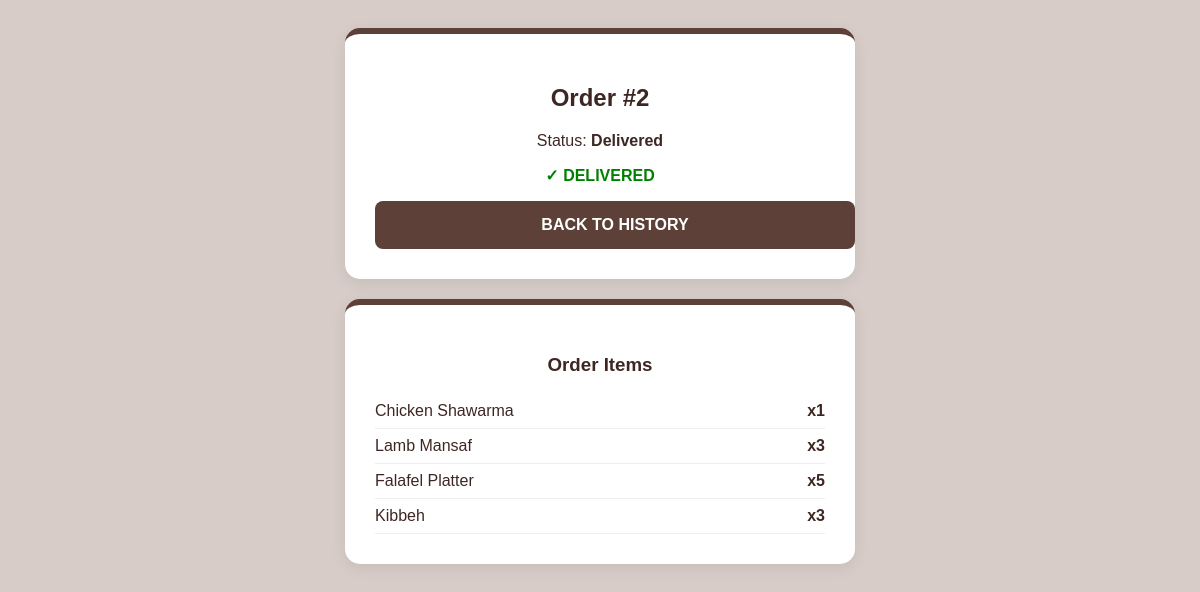
Screenshot of /rider_updatestatus.php?order_id=2 (signed in) with the database file from the repository.
### tables this page shows
CREATE TABLE `orders` (
  `order_id` int(11) NOT NULL,
  `customer_id` int(11) NOT NULL,
  `rider_id` int(11) DEFAULT NULL,
  `order_status` enum('Pending','ReadyForPickup','OutForDelivery','Delivered','Cancelled') DEFAULT 'Pending',
  `address_id` int(11) NOT NULL,
  `order_timestamp` timestamp NOT NULL DEFAULT current_timestamp(),
  `delivery_timestamp` timestamp NULL DEFAULT NULL,
  `rider_code_verified` tinyint(4) DEFAULT 0,
  `customer_code_verified` tinyint(4) DEFAULT 0,
  `customer_verify_code` int(4) DEFAULT NULL,
  `rider_verify_code` int(4) DEFAULT NULL
);

CREATE TABLE `orderitems` (
  `order_item_id` int(11) NOT NULL,
  `order_id` int(11) NOT NULL,
  `dish_id` int(11) NOT NULL,
  `quantity` int(11) NOT NULL,
  `unit_price` decimal(10,2) NOT NULL,
  `discount_applied` decimal(10,2) DEFAULT NULL,
  `line_total` decimal(10,2) NOT NULL
);

CREATE TABLE `dishes` (
  `dish_id` int(11) NOT NULL,
  `dish_name` varchar(150) NOT NULL,
  `price` decimal(10,2) NOT NULL,
  `description` text DEFAULT NULL,
  `image_path` varchar(255) DEFAULT NULL,
  `availability` enum('available','unavailable') DEFAULT 'available'
);

### rider_updatestatus.php (the view, shortened to what this page needs)
<?php
include 'db.php';
$order_id = (int)$_GET['order_id'];
$order_res = $conn->query("SELECT * FROM Orders WHERE order_id = $order_id");
$order = $order_res->fetch_assoc();
$items_res = $conn->query("SELECT oi.quantity, d.dish_name FROM OrderItems oi JOIN Dishes d ON oi.dish_id = d.dish_id WHERE oi.order_id = $order_id");
?>
<!DOCTYPE html>
<html lang="en">
<head>
</head>
<body>
    <div class="card">
        <h2>Order #<?= $order_id ?></h2>
        <p>Status: <strong><?= $order['order_status'] ?></strong></p>
        <?php if ($order['order_status'] !== 'Delivered'): ?>
            <div class="code-display">
                <div style="font-size: 0.7rem; color: #8D6E63;">YOUR RIDER CODE</div>
                <div class="code-num"><?= $order['rider_verify_code'] ?></div>
            </div>
            <form method="POST">
                <div class="input-group">
                    <label>Confirm Your Rider Code</label>
                    <input type="text" name="rider_code_input" maxlength="4" required>
                </div>
                <div class="input-group">
                    <label>Enter Customer's Code</label>
                    <input type="text" name="customer_code_input" maxlength="4" required>
                </div>
                <button type="submit" name="submit_handshake" class="btn-submit">Complete Delivery</button>
            </form>
        <?php else: ?>
            <p style="color: green; font-weight: bold;">✓ DELIVERED</p>
            <a href="rider_deliverystatus.php" class="btn-submit" style="text-decoration:none; display:block;">Back to History</a>
        <?php endif; ?>
    </div>
    <div class="card">
        <h3>Order Items</h3>
        <?php while($item = $items_res->fetch_assoc()): ?>
            <div class="item-row">
                <span><?= htmlspecialchars($item['dish_name']) ?></span>
                <strong>x<?= $item['quantity'] ?></strong>
            </div>
        <?php endwhile; ?>
    </div>
</body>
</html>

### rider_updatestatus.php (style rules this page uses)
body { padding: 20px; font-family: 'Poppins', sans-serif; background-color: #D7CCC8; color: #3E2723; display: flex; flex-direction: column; align-items: center; }
.card { background: #fff; border-radius: 15px; padding: 30px; margin-bottom: 20px; box-shadow: 0 4px 15px rgba(0,0,0,0.08); text-align: center; width: 100%; max-width: 450px; border-top: 6px solid #5D4037; }
.btn-submit { background-color: #5D4037; color: white; border: none; padding: 15px; width: 100%; border-radius: 8px; font-weight: 600; cursor: pointer; text-transform: uppercase; }
.item-row { display: flex; justify-content: space-between; padding: 8px 0; border-bottom: 1px solid #eee; }

### rows the page displays
orders: order_status "Delivered"
orderitems: dish.dish_name "Chicken Shawarma", quantity "1"
orderitems: dish.dish_name "Lamb Mansaf", quantity "3"
orderitems: dish.dish_name "Falafel Platter", quantity "5"
orderitems: dish.dish_name "Kibbeh", quantity "3"

### other values shown
$order_id "2"
